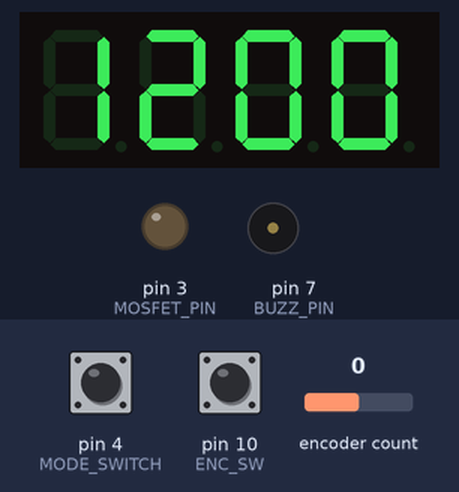
Simulated run of this sketch. Board: Arduino Uno, built with avr-gcc and run on an emulated ATmega328P. On the bench: 4-digit seven-segment display, output pins drawn as LEDs (lit = HIGH), buzzer (waves = sounding, pin HIGH). Inputs (shaded band) come from the test bench; at power-on: encoder count 0, pin 4 (MODE_SWITCH) HIGH, pin 10 (ENC_SW) HIGH.

Above: at 1.2 s.
1.3 s: encoder count set to 1
At 1.9 s:
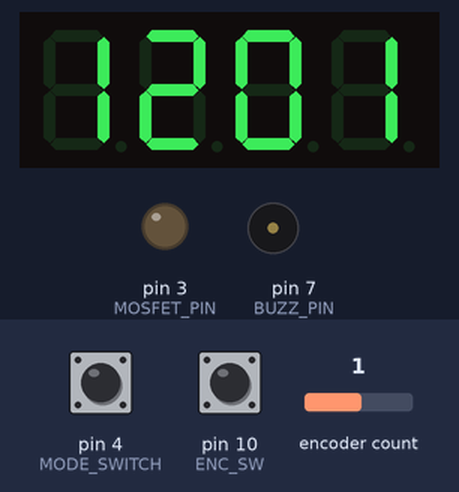
2.8 s: pin 4 (MODE_SWITCH) pulled LOW for 0.15 s
At 2.87 s:
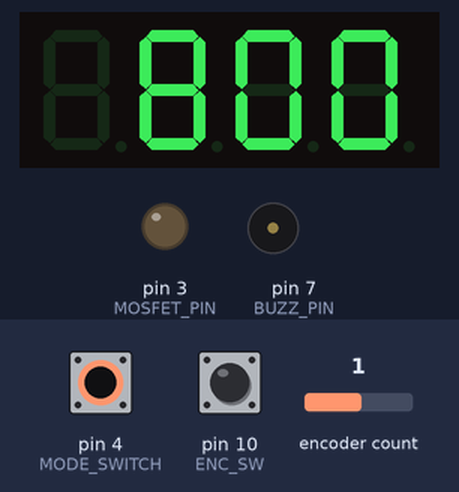
4.4 s: encoder count set to 2
At 5.6 s:
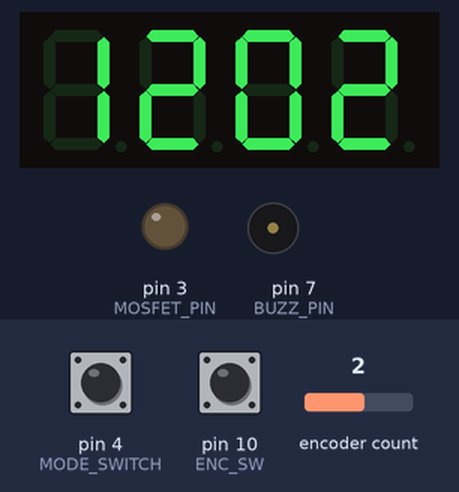
5.9 s: encoder count set to 3
At 6.6 s:
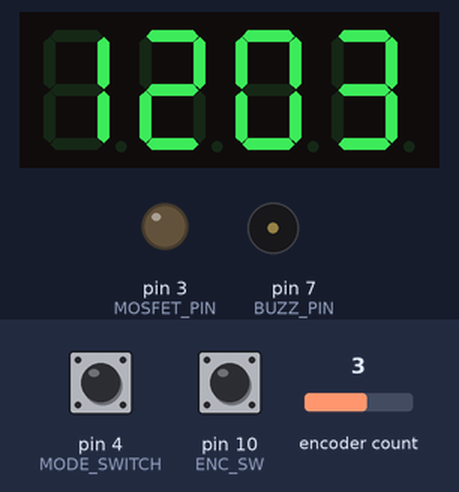
Timing chart, 0 to 8.4 s (numbered marks = the images above; inputs shaded):
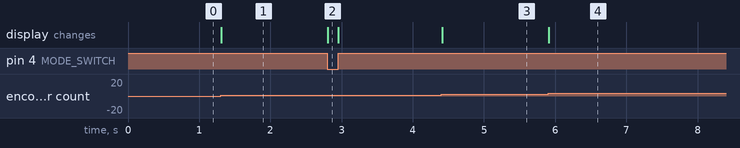

Measured:
- after the input at 1.3 s, the display: changes at once (image 1)
- after the input at 2.8 s, the display: changes at once (image 2)
- after the input at 4.4 s, the display: changes at once (image 3)
- after the input at 5.9 s, the display: changes at once (image 4)

The sketch:

proshivka.ino
```cpp
#include "GyverEncoder.h"
#include "GyverTM1637.h"

// ===== ПИНЫ =====
#define CLK 12
#define DIO 11

#define ENC_CLK 8
#define ENC_DT 9
#define ENC_SW 10

#define MODE_SWITCH 4
#define MOSFET_PIN 3
#define BUZZ_PIN 7

// ===== НАСТРОЙКИ =====
#define BUZZER_ENABLED 0   // 🔊 0 = звук ВЫКЛ, 1 = звук ВКЛ

#define DAWN_DURATION 20   // минут рассвета
#define TIME_SPEED 60000   // 1 минута = 60 секунд

// ===== ВРЕМЯ =====
int hrs = 12;
int mins = 0;

int alm_hrs = 8;
int alm_mins = 0;

// ===== ОБЪЕКТЫ =====
GyverTM1637 disp(CLK, DIO);
Encoder enc(ENC_CLK, ENC_DT, ENC_SW);

// ===== ПЕРЕМЕННЫЕ =====
bool isAlarmMode = false;
bool alarmTriggered = false;

unsigned long timer = 0;

// рассвет
unsigned long dawnTimer = 0;
int brightness = 0;

// энкодер
int lastDir = 0;

// ===== SETUP =====
void setup() {
  pinMode(MOSFET_PIN, OUTPUT);
  analogWrite(MOSFET_PIN, 0);

  pinMode(MODE_SWITCH, INPUT_PULLUP);
  pinMode(BUZZ_PIN, OUTPUT);

  disp.clear();
  disp.brightness(7);

  pinMode(ENC_CLK, INPUT_PULLUP);
  pinMode(ENC_DT, INPUT_PULLUP);
  pinMode(ENC_SW, INPUT_PULLUP);

  enc.setType(TYPE2);
  enc.setTickMode(MANUAL);
}

// ===== LOOP =====
void loop() {
  enc.tick();

  isAlarmMode = !digitalRead(MODE_SWITCH);

  handleEncoder();
  updateTime();
  checkAlarm();

  delay(10);
}

// ===== ЭНКОДЕР =====
void handleEncoder() {
  int dir = 0;

  if (enc.isRight()) dir = 1;
  if (enc.isLeft()) dir = -1;

  // анти-дребезг: сброс направления если нет вращения
  if (dir == 0) {
    lastDir = 0;
  }

  if (isAlarmMode) {
    alm_mins += dir;

    if (enc.isRightH()) alm_hrs++;
    if (enc.isLeftH()) alm_hrs--;

    normalizeTime(alm_hrs, alm_mins);
    disp.displayClock(alm_hrs, alm_mins);

  } else {
    mins += dir;

    if (enc.isRightH()) hrs++;
    if (enc.isLeftH()) hrs--;

    normalizeTime(hrs, mins);
    disp.displayClock(hrs, mins);
  }
}

// ===== ВРЕМЯ =====
void updateTime() {
  if (millis() - timer >= TIME_SPEED) {
    timer = millis();
    mins++;
    normalizeTime(hrs, mins);
  }
}

// ===== БУДИЛЬНИК =====
void checkAlarm() {
  int now = hrs * 60 + mins;
  int alarmTime = alm_hrs * 60 + alm_mins;

  int dawnStart = alarmTime - DAWN_DURATION;
  if (dawnStart < 0) dawnStart += 1440;

  bool inDawn;
  if (dawnStart < alarmTime) {
    inDawn = (now >= dawnStart && now < alarmTime);
  } else {
    inDawn = (now >= dawnStart || now < alarmTime);
  }

// 🌅 РАССВЕТ
if (inDawn) {
  int dawnProgress;

  if (dawnStart < alarmTime) {
    dawnProgress = now - dawnStart;
  } else {
    if (now >= dawnStart)
      dawnProgress = now - dawnStart;
    else
      dawnProgress = (1440 - dawnStart) + now;
  }

  // переводим минуты в миллисекунды внутри минуты
  float minuteFraction = (millis() % TIME_SPEED) / (float)TIME_SPEED;

  float totalProgress = dawnProgress + minuteFraction;

  float k = totalProgress / DAWN_DURATION;
  if (k > 1.0) k = 1.0;

  brightness = (int)(k * 255);

  analogWrite(MOSFET_PIN, brightness);
}

  // ⏰ БУДИЛЬНИК (ОДИН РАЗ)
  if (now == alarmTime && !alarmTriggered) {
    if (brightness < 255) {
    brightness += 2; // плавное добивание до максимума
    if (brightness > 255) brightness = 255;
    analogWrite(MOSFET_PIN, brightness);
  }
    // 🔊 ЗВУК (если включен)
    if (BUZZER_ENABLED) {
      tone(BUZZ_PIN, 1000);
    }

    alarmTriggered = true;
  }

  // сброс через минуту
  if (now != alarmTime && alarmTriggered) {
    if (now == (alarmTime + 1) % 1440) {
      alarmTriggered = false;

      if (BUZZER_ENABLED) {
        noTone(BUZZ_PIN);
      }
    }
  }

  // 😴 остальное время
  if (!inDawn && now != alarmTime) {
    if (brightness > 0) {
      brightness--;
      analogWrite(MOSFET_PIN, brightness);
      delay(5);
    } else {
      analogWrite(MOSFET_PIN, 0);
    }
  }
}

// ===== НОРМАЛИЗАЦИЯ =====
void normalizeTime(int &h, int &m) {
  while (m > 59) {
    m -= 60;
    h++;
  }
  while (m < 0) {
    m += 60;
    h--;
  }

  while (h > 23) h -= 24;
  while (h < 0) h += 24;
}
```
